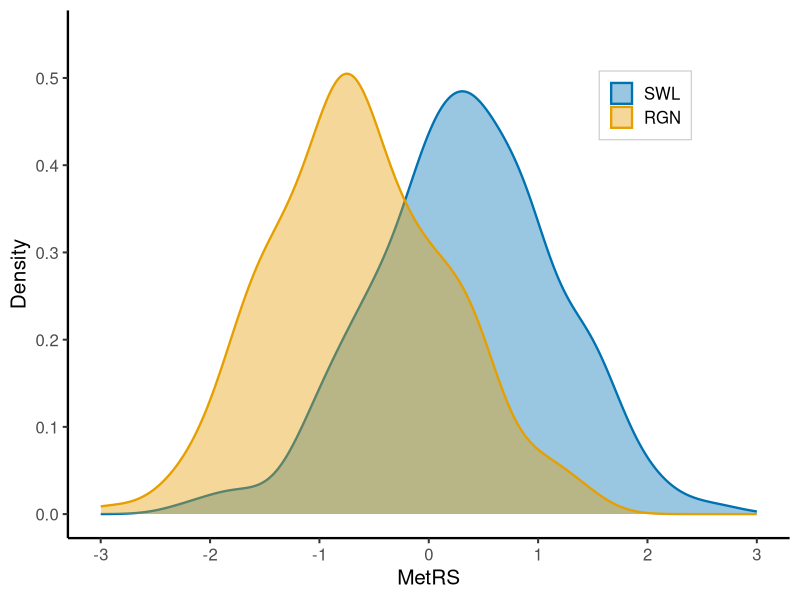

R code for this plot:
library(ggplot2)

set.seed(42)
swl_scores = rnorm(200, mean = 0.35, sd = 0.85)
rgn_scores = rnorm(200, mean = -0.65, sd = 0.85)

df = data.frame(
  score = c(swl_scores, rgn_scores),
  group = factor(c(rep("SWL", 200), rep("RGN", 200)), levels = c("SWL", "RGN"))
)

group_colors = c("SWL" = "#0072B2", "RGN" = "#E69F00")

p = ggplot(df, aes(x = score, fill = group, color = group)) +
  geom_density(alpha = 0.4, linewidth = 0.8) +
  scale_fill_manual(
    values = group_colors,
    labels = c("SWL" = "SWL", "RGN" = "RGN"),
    name = NULL
  ) +
  scale_color_manual(
    values = group_colors,
    labels = c("SWL" = "SWL", "RGN" = "RGN"),
    name = NULL
  ) +
  scale_x_continuous(limits = c(-3, 3), breaks = seq(-3, 3, by = 1)) +
  scale_y_continuous(limits = c(0, 0.55), breaks = seq(0, 0.5, by = 0.1)) +
  labs(x = "MetRS", y = "Density") +
  theme_classic(base_size = 15) +
  theme(
    legend.position = c(0.80, 0.82),
    legend.background = element_rect(fill = "white", color = "grey80", linewidth = 0.4),
    axis.line = element_line(linewidth = 0.8)
  )

ggsave("figsx_metrs_density.png", p, width = 5, height = 4, dpi = 800, bg = "white")
